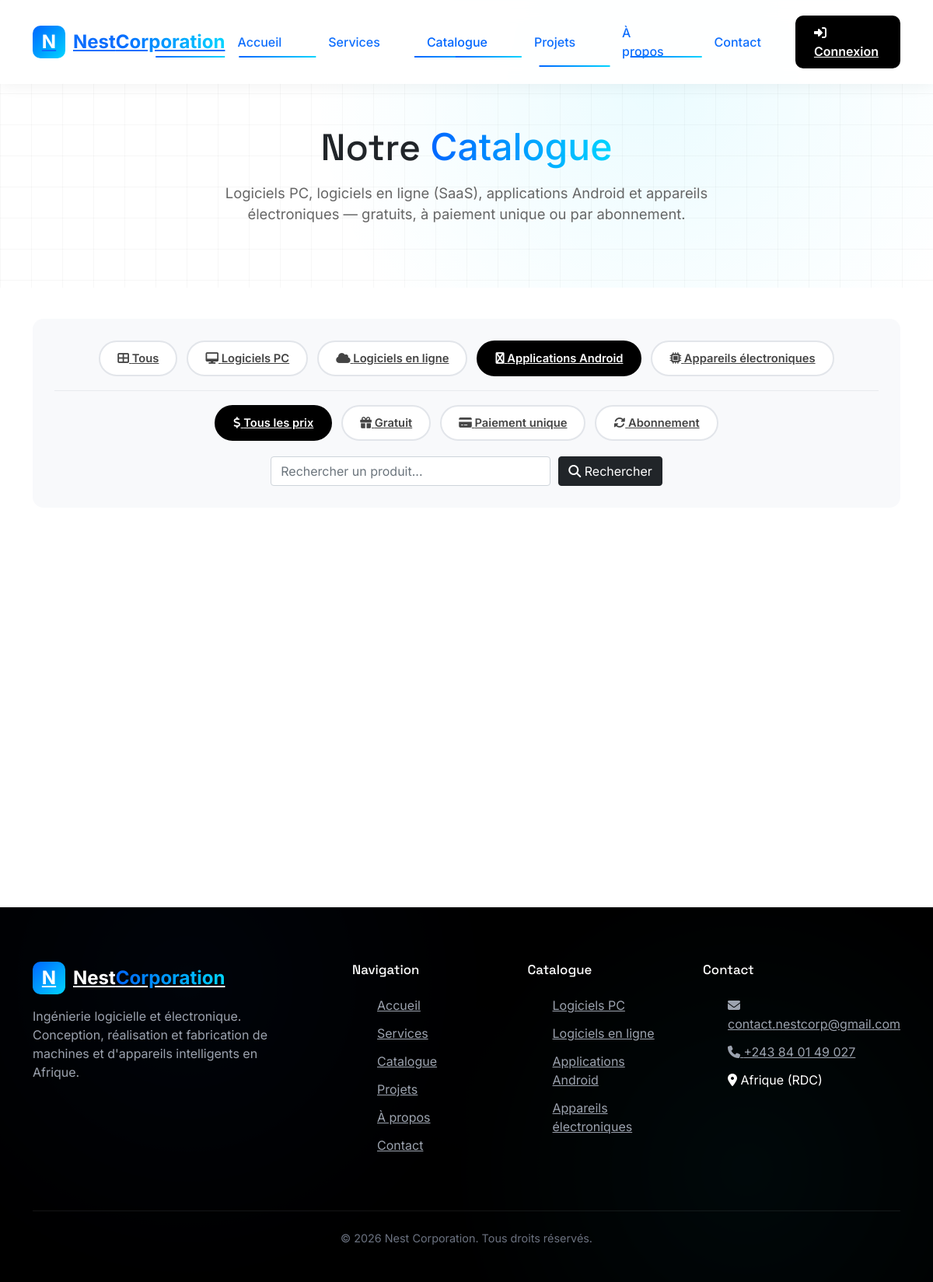
Screenshot of /index.php?page=catalog&type=android with the database file from the repository.
### tables this page shows
CREATE TABLE `categories` (
    `id` INT AUTO_INCREMENT PRIMARY KEY,
    `name` VARCHAR(100) NOT NULL,
    `slug` VARCHAR(100) NOT NULL UNIQUE,
    `description` TEXT DEFAULT NULL,
    `icon` VARCHAR(50) DEFAULT NULL,
    `color` VARCHAR(7) DEFAULT '#0066FF',
    `is_active` TINYINT(1) DEFAULT 1,
    `display_order` INT DEFAULT 0,
    `created_at` TIMESTAMP DEFAULT CURRENT_TIMESTAMP,

     
    INDEX `idx_slug` (`slug`)
);

### app/core/helpers.php (called while the page is built, shortened)
<?php
function url($page = 'home', $params = []) {
    $queryString = http_build_query(array_merge(['page' => $page], $params));
    return "/nest/index.php?" . $queryString;
}
function e($value) {
    return htmlspecialchars((string)$value, ENT_QUOTES, 'UTF-8');
}

### app/models/Category.php (called while the page is built, shortened)
<?php
class Category {
    public static function all($activeOnly = true) {
        $db = Database::getConnection();
        $sql = "SELECT * FROM categories";
        if ($activeOnly) {
            $sql .= " WHERE is_active = 1";
        }
        $sql .= " ORDER BY display_order ASC, name ASC";
        return $db->query($sql)->fetchAll();
    }
}

### app/views/pages/catalog.php (the view, shortened to what this page needs)
<?php
$types = [
    '' => ['label' => 'Tous', 'icon' => 'fa-th-large'],
    'desktop' => ['label' => 'Logiciels PC', 'icon' => 'fa-desktop'],
    'saas' => ['label' => 'Logiciels en ligne', 'icon' => 'fa-cloud'],
    'android' => ['label' => 'Applications Android', 'icon' => 'fa-android'],
    'hardware' => ['label' => 'Appareils électroniques', 'icon' => 'fa-microchip'],
];
$pricings = [
    '' => ['label' => 'Tous les prix', 'icon' => 'fa-dollar-sign'],
    'free' => ['label' => 'Gratuit', 'icon' => 'fa-gift'],
    'one_time' => ['label' => 'Paiement unique', 'icon' => 'fa-credit-card'],
    'subscription' => ['label' => 'Abonnement', 'icon' => 'fa-sync-alt'],
];
include __DIR__ . '/../partials/header.php';
?>
<section class="page-hero">
    <div class="container">
        <h1>Notre <span class="gradient-text">Catalogue</span></h1>
        <p>Logiciels PC, logiciels en ligne (SaaS), applications Android et appareils électroniques — gratuits, à paiement unique ou par abonnement.</p>
    </div>
</section>
<section class="section" style="padding-top:40px;">
    <div class="container">
        <div class="catalog-filters animate-on-scroll">
            <div class="filter-row">
                <?php foreach ($types as $key => $type): ?>
                    <a href="<?php echo url('catalog', array_merge(['type' => $key], $activePricing ? ['pricing' => $activePricing] : [], $searchQuery ? ['q' => $searchQuery] : [])); ?>"
                       class="filter-btn <?php echo ($activeType === $key) ? 'active' : ''; ?>">
                        <i class="fas <?php echo $type['icon']; ?>"></i> <?php echo $type['label']; ?>
                    </a>
                <?php endforeach; ?>
            </div>
            <div class="filter-divider"></div>
            <div class="filter-row">
                <?php foreach ($pricings as $key => $pricing): ?>
                    <a href="<?php echo url('catalog', array_merge($activeType ? ['type' => $activeType] : [], ['pricing' => $key], $searchQuery ? ['q' => $searchQuery] : [])); ?>"
                       class="filter-btn <?php echo ($activePricing === $key) ? 'active' : ''; ?>">
                        <i class="fas <?php echo $pricing['icon']; ?>"></i> <?php echo $pricing['label']; ?>
                    </a>
                <?php endforeach; ?>
            </div>
            <form method="get" action="<?php echo url('catalog'); ?>" style="margin-top:20px; display:flex; gap:10px; justify-content:center; flex-wrap:wrap;">
                <input type="text" name="q" value="<?php echo e($searchQuery); ?>" class="form-control" placeholder="Rechercher un produit..." style="max-width:360px;">
                <button type="submit" class="btn btn-dark"><i class="fas fa-search"></i> Rechercher</button>
            </form>
        </div>
        <?php if (empty($products)): ?>
            <div style="text-align:center; padding:60px 0;">
                <i class="fas fa-box-open" style="font-size:3rem; color:#ccc;"></i>
                <h3 style="margin-top:20px;">Aucun produit trouvé</h3>
                <p style="color:#888;">Essayez d'autres filtres ou revenez plus tard.</p>
            </div>
        <?php else: ?>
            <div class="products-grid">
            </div>
        <?php endif; ?>
    </div>
</section>
<?php include __DIR__ . '/../partials/footer.php'; ?>

### public/css/theme.css (style rules this page uses)
:root { --primary-blue: #0066FF; --primary-turquoise: #00D4FF; --dark-blue: #0052CC; --light-turquoise: #80EAFF; --black: #000000; --dark-gray: #1A1A1A; --light-gray: #F5F5F5; --white: #ffffff; --success: #00d664; --danger: #ff4757; --warning: #ff9500; --radius: 14px; --shadow: 0 10px 40px rgba(0, 0, 0, 0.06); }
* { font-family: 'Inter', sans-serif; box-sizing: border-box; margin: 0; padding: 0; }
body { font-family: 'Inter', sans-serif; color: #1a1a1a; background: #ffffff; line-height: 1.6; overflow-x: hidden; }
h1, h2, h3, h4, h5, .font-display { font-family: 'Space Grotesk', sans-serif; }
a { text-decoration: none; color: inherit; }
.container { width: 100%; max-width: 1200px; margin: 0 auto; padding: 0 24px; }
.gradient-text { background: linear-gradient(90deg, var(--primary-blue), var(--primary-turquoise)); -webkit-background-clip: text; background-clip: text; color: transparent; }
.animate-on-scroll { opacity: 0; transform: translateY(30px); transition: all 0.8s ease-out; }
.animate-on-scroll.visible { opacity: 1; transform: translateY(0); }
.btn { display: inline-flex; align-items: center; gap: 10px; padding: 14px 32px; border-radius: 12px; font-weight: 600; font-size: 1rem; border: none; cursor: pointer; transition: all 0.3s; }
.btn-dark { background: var(--black); color: #fff; }
.section { padding: 100px 0; }
.products-grid { display: grid; grid-template-columns: repeat(4, 1fr); gap: 24px; }
.catalog-filters { background: #f8f9fb; border-radius: var(--radius); padding: 28px; margin-bottom: 40px; }
.filter-row { display: flex; gap: 12px; flex-wrap: wrap; justify-content: center; }
.filter-btn { padding: 10px 22px; border-radius: 999px; border: 2px solid #e2e5ea; background: #fff; font-weight: 600; font-size: 0.92rem; cursor: pointer; transition: all 0.3s; color: #444; }
.filter-btn.active { background: var(--black); color: #fff; border-color: var(--black); }
.filter-divider { width: 100%; height: 1px; background: #e8eaee; margin: 18px 0; }
.form-control { width: 100%; padding: 13px 16px; border: 2px solid #e2e5ea; border-radius: 10px; font-size: 1rem; transition: border-color 0.3s; font-family: 'Inter', sans-serif; }
.page-hero { padding: 160px 0 80px; text-align: center; background-image: linear-gradient(to right, rgba(0, 0, 0, 0.03) 1px, transparent 1px), linear-gradient(to bottom, rgba(0, 0, 0, 0.03) 1px, transparent 1px); background-size: 40px 40px; position: relative; overflow: hidden; }
.page-hero::after { content: ''; position: absolute; inset: 0; background: radial-gradient(circle at 70% 30%, rgba(0, 212, 255, 0.08) 0%, transparent 50%); }
.page-hero .container { position: relative; z-index: 2; }
.page-hero h1 { font-size: 3rem; margin-bottom: 16px; }
.page-hero p { color: #666; font-size: 1.15rem; max-width: 640px; margin: 0 auto; }

### rows the page displays
categories: name "Logiciels PC"
categories: name "Logiciels en ligne"
categories: name "Appareils électroniques"

### other values shown
$type['label'] "Tous"
$type['label'] "Applications Android"
$pricing['label'] "Tous les prix"
$pricing['label'] "Gratuit"
$pricing['label'] "Paiement unique"
$pricing['label'] "Abonnement"
APP_EMAIL "contact.nestcorp@gmail.com"
APP_PHONE "+243 84 01 49 027"
APP_LOCATION "Afrique (RDC)"
APP_NAME "Nest"
